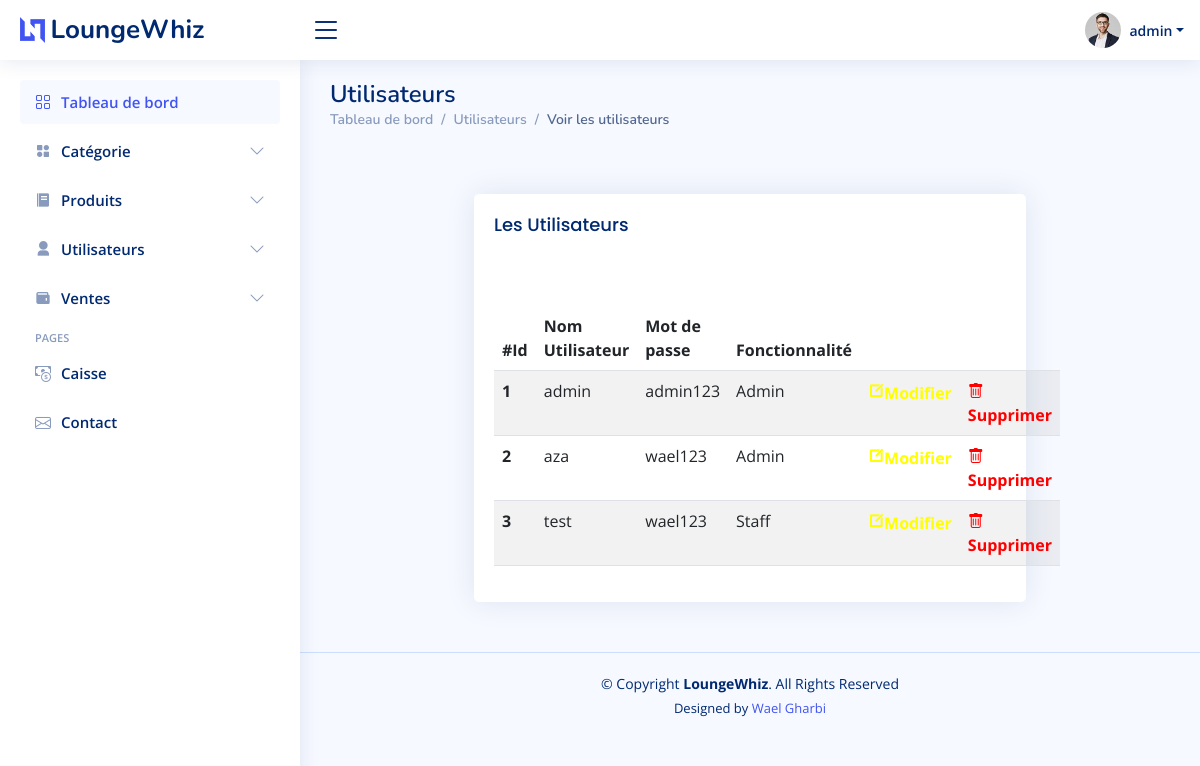
The page /user.php (signed in) on the database its author committed.
### tables this page shows
CREATE TABLE `utilisateur` (
  `id_uti` int(3) NOT NULL,
  `nom` varchar(20) NOT NULL,
  `mdp` varchar(20) NOT NULL,
  `isAdmin` int(1) NOT NULL
);

### assets/php/db_connect.php (called while the page is built, shortened)
<?php
$connect = @mysqli_connect("localhost","root","","pfe");
$id = $_SESSION['id_uti'];
$req = "select * from utilisateur where id_uti='$id'";
$send = @mysqli_query($connect,$req);
$res = @mysqli_fetch_array($send);
?>

### user.php (the view, shortened to what this page needs)
<?php
include_once('assets/php/db_connect.php')
?>
<!DOCTYPE html>
<html lang="en">
<head>
  <link href="assets/vendor/bootstrap/css/bootstrap.min.css" rel="stylesheet">
  <link href="assets/vendor/bootstrap-icons/bootstrap-icons.css" rel="stylesheet">
  <link href="assets/vendor/boxicons/css/boxicons.min.css" rel="stylesheet">
  <link href="assets/vendor/quill/quill.snow.css" rel="stylesheet">
  <link href="assets/vendor/quill/quill.bubble.css" rel="stylesheet">
  <link href="assets/vendor/remixicon/remixicon.css" rel="stylesheet">
  <link href="assets/vendor/simple-datatables/style.css" rel="stylesheet">
  <link href="assets/css/style.css" rel="stylesheet">
</head>
<body>
  <?php
  include('assets/php/header.php');
  include('assets/php/side.php');
  ?>
  <main id="main" class="main">
    <div class="pagetitle">
      <h1>Utilisateurs</h1>
      <nav>
        <ol class="breadcrumb">
          <li class="breadcrumb-item"><a href="admin_index.php">Tableau de bord</a></li>
          <li class="breadcrumb-item">Utilisateurs</li>
          <li class="breadcrumb-item active">Voir les utilisateurs</li>
        </ol>
      </nav>
    </div>
    <section class="section">
      <div class="row">
        <div class="col-lg-2"></div>
        <div class="col-lg-8 pt-5">
          <div class="card">
            <div class="card-body">
              <h5 class="card-title">Les Utilisateurs</h5>
              <div class="row">
                <div class="col-lg-12 pt-5">
                  <table class="table table-striped">
                    <thead>
                      <tr>
                        <th scope="col">#Id</th>
                        <th scope="col">Nom Utilisateur</th>
                        <th scope="col">Mot de passe</th>
                        <th scope="col">Fonctionnalité</th>
                        <th scope="col"></th>
                        <th scope="col"></th>
                      </tr>
                    </thead>
                    <tbody>
                      <?php
                      $req2 = 'select * from utilisateur';
                      $send2 = @mysqli_query($connect, $req2);
                      while ($res2 = @mysqli_fetch_array($send2)) {
                      ?>
                        <tr>
                          <th scope="row"><?php echo $res2['id_uti'] ?></th>
                          <td><?php echo $res2['nom'] ?></td>
                          <td><?php echo $res2['mdp'] ?></td>
                          <td><?php
                              if ($res2['isAdmin'] == 1) {
                                echo 'Admin';
                              } else {
                                echo 'Staff';
                              }
                              ?></td>
                          <td><a href="" style="color: yellow; font-weight: bold;" class="mod" data-bs-toggle="modal" data-bs-target="#testmodal<?php echo $res2['id_uti'] ?>"><i class="ri-edit-box-line"></i>Modifier</a></td>
                          <td><a href="assets/php/deluser.php?id=<?php echo $res2['id_uti']; ?>" style="color: red; font-weight: bold;" onclick="if(confirm('Vous êtes sûr vous voulez effacer cette utilisateur ?')){return true} else {event.preventDefault()}"><i class="bi bi-trash"></i>Supprimer</a></td>
                        </tr>
                      <?php } ?>
                    </tbody>
                  </table>
                </div>
              </div>
            </div>
          </div>
    </section>
  </main>
  <?php
  include('assets/php/footer.php');
  ?>
</body>
</html>

### assets/php/header.php (shortened to what this page needs)
<header id="header" class="header fixed-top d-flex align-items-center">
  <div class="d-flex align-items-center justify-content-between">
    <a href="admin_index.php" class="logo d-flex align-items-center">
      <img src="assets/img/logo.png" alt="">
      <span class="d-none d-lg-block">LoungeWhiz</span>
    </a>
    <i class="bi bi-list toggle-sidebar-btn"></i>
  </div>
  <nav class="header-nav ms-auto">
    <ul class="d-flex align-items-center">
      <li class="nav-item dropdown pe-3">
        <a class="nav-link nav-profile d-flex align-items-center pe-0" href="#" data-bs-toggle="dropdown">
          <img src="assets/img/profile-img.jpg" alt="Profile" class="rounded-circle">
          <span class="d-none d-md-block dropdown-toggle ps-2"><?php echo $res['nom'] ?></span>
        </a>
      </li>
    </ul>
  </nav>
</header>

### assets/css/style.css (style rules this page uses)
:root { scroll-behavior: smooth; }
body { font-family: "Open Sans", sans-serif; background: #f6f9ff; color: #444444; }
a { color: #4154f1; text-decoration: none; }
h1, h2, h3, h4, h5, h6 { font-family: "Nunito", sans-serif; }
#main { margin-top: 60px; padding: 20px 30px; transition: all 0.3s; }
.pagetitle { margin-bottom: 10px; }
.pagetitle h1 { font-size: 24px; margin-bottom: 0; font-weight: 600; color: #012970; }
.card { margin-bottom: 30px; border: none; border-radius: 5px; box-shadow: 0px 0 30px rgba(1, 41, 112, 0.1); }
.card-title { padding: 20px 0 15px 0; font-size: 18px; font-weight: 500; color: #012970; font-family: "Poppins", sans-serif; }
.card-body { padding: 0 20px 20px 20px; }
.breadcrumb { font-size: 14px; font-family: "Nunito", sans-serif; color: #899bbd; font-weight: 600; }
.breadcrumb a { color: #899bbd; transition: 0.3s; }
.breadcrumb .breadcrumb-item::before { color: #899bbd; }
.breadcrumb .active { color: #51678f; font-weight: 600; }
.logo { line-height: 1; }
@media (min-width: 1200px) { .logo { width: 280px; } }
.logo img { max-height: 26px; margin-right: 6px; }
.logo span { font-size: 26px; font-weight: 700; color: #012970; font-family: "Nunito", sans-serif; }
.header { transition: all 0.5s; z-index: 997; height: 60px; box-shadow: 0px 2px 20px rgba(1, 41, 112, 0.1); background-color: #fff; padding-left: 20px; }
.header .toggle-sidebar-btn { font-size: 32px; padding-left: 10px; cursor: pointer; color: #012970; }
.header-nav ul { list-style: none; }
.header-nav>ul { margin: 0; padding: 0; }
.header-nav .nav-profile { color: #012970; }
.header-nav .nav-profile img { max-height: 36px; }
.header-nav .nav-profile span { font-size: 14px; font-weight: 600; }
@media (min-width: 1200px) { #main, #footer { margin-left: 300px; } }

### rows shown on the page
utilisateur: nom "admin", id_uti "1", mdp "admin123", isAdmin "Admin"
utilisateur: id_uti "2", nom "aza", mdp "wael123", isAdmin "Admin"
utilisateur: id_uti "3", nom "test", mdp "wael123", isAdmin "Staff"
